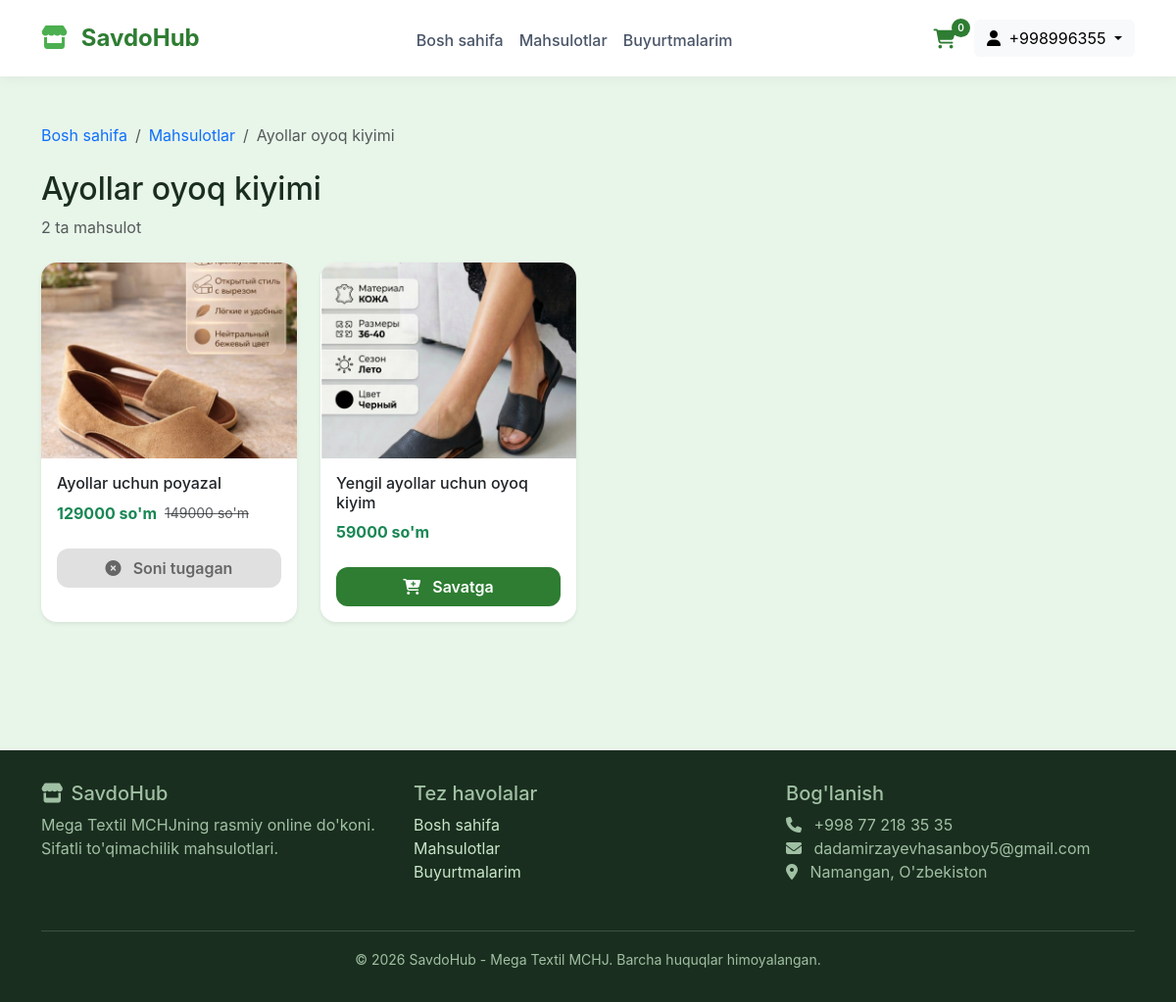
Page /category/ayollar-oyoq-kiyimi/ (signed in) on the committed database.
### accounts/models.py (models this page shows, shortened)
class User(AbstractBaseUser, PermissionsMixin):
    phone_number = models.CharField(max_length=15, unique=True)
    full_name = models.CharField(max_length=255, blank=True)
    is_active = models.BooleanField(default=False)
    is_staff = models.BooleanField(default=False)
    date_joined = models.DateTimeField(auto_now_add=True)
    objects = UserManager()
    USERNAME_FIELD = 'phone_number'
    REQUIRED_FIELDS = []

### shop/models.py (models this page shows, shortened)
class Category(models.Model):
    name = models.CharField(max_length=100, verbose_name="Kategoriya nomi")
    slug = models.SlugField(unique=True, verbose_name="URL manzil")
    image = models.ImageField(upload_to='categories/', blank=True, null=True, verbose_name="Rasm")
    order = models.IntegerField(default=0, verbose_name="Tartib")
    created_at = models.DateTimeField(auto_now_add=True, verbose_name="Yaratilgan vaqt")
    class Meta:
        verbose_name = "Kategoriya"
        verbose_name_plural = "Kategoriyalar"
        ordering = ['order', 'name']

class Product(models.Model):
    category = models.ForeignKey(Category, on_delete=models.CASCADE, related_name='products')
    name = models.CharField(max_length=200)
    slug = models.SlugField(unique=True)
    description = models.TextField()
    price = models.DecimalField(max_digits=10, decimal_places=2)
    old_price = models.DecimalField(max_digits=10, decimal_places=2, blank=True, null=True)
    image = models.ImageField(upload_to='products/')
    image2 = models.ImageField(upload_to='products/', blank=True, null=True)
    image3 = models.ImageField(upload_to='products/', blank=True, null=True)
    stock = models.IntegerField(default=0)
    is_available = models.BooleanField(default=True)
    is_featured = models.BooleanField(default=False)
    is_new = models.BooleanField(default=False)
    created_at = models.DateTimeField(auto_now_add=True)
    class Meta:
        verbose_name = "Mahsulot"
        verbose_name_plural = "Mahsulotlar"
        ordering = ['-created_at']
    def get_absolute_url(self):
        return reverse('shop:product_detail', args=[self.category.slug, self.slug])

### shop/views.py (the view)
# urls.py: path('category/<slug:category_slug>/', views.category_products_view, name='category_products'),
def category_products_view(request, category_slug):
    category = get_object_or_404(Category, slug=category_slug)
    products = Product.objects.filter(category=category, is_available=True)
    context = {
        'category': category,
        'products': products,
        'cart_total_items': get_cart_total_items(request),
    }
    return render(request, 'shop/category_products.html', context)

### shop/views.py (called while the page is built)
def get_cart_total_items(request):
    if request.user.is_authenticated:
        cart = Cart.objects.filter(user=request.user).first()
        return cart.total_items if cart else 0
    else:
        session_cart = get_or_create_session_cart(request)
        return session_cart.total_items

### shop/templates/shop/category_products.html (shortened to what this page needs)
{% extends 'shop/base.html' %}
{% block content %}
<div class="container">
    <nav aria-label="breadcrumb" class="mb-4">
        <ol class="breadcrumb">
            <li class="breadcrumb-item"><a href="{% url 'shop:index' %}" class="text-decoration-none">Bosh sahifa</a></li>
            <li class="breadcrumb-item"><a href="{% url 'shop:product_list' %}" class="text-decoration-none">Mahsulotlar</a></li>
            <li class="breadcrumb-item active">{{ category.name }}</li>
        </ol>
    </nav>
    <div class="mb-4">
        <h2 style="color: #1a2e1f;">{{ category.name }}</h2>
        <p class="text-muted">{{ products|length }} ta mahsulot</p>
    </div>
    {% if products %}
    <div class="row g-4">
        {% for product in products %}
        <div class="col-6 col-md-4 col-lg-3">
            <div class="card h-100 border-0 shadow-sm rounded-4 product-card">
                <a href="{{ product.get_absolute_url }}" class="text-decoration-none">
                    {% if product.image %}
                    <img src="{{ product.image.url }}" class="card-img-top rounded-top-4" alt="{{ product.name }}" style="height: 200px; object-fit: cover;">
                    {% else %}
                    <div class="bg-light rounded-top-4 d-flex align-items-center justify-content-center" style="height: 200px;">
                        <i class="fas fa-image fa-4x text-muted"></i>
                    </div>
                    {% endif %}
                    <div class="card-body">
                        <h6 class="card-title text-dark mb-2">{{ product.name|truncatechars:50 }}</h6>
                        <div class="d-flex align-items-center gap-2">
                            <span class="fw-bold text-success">{{ product.price|floatformat:0 }} so'm</span>
                            {% if product.old_price %}
                            <span class="text-muted text-decoration-line-through small">{{ product.old_price|floatformat:0 }} so'm</span>
                            {% endif %}
                        </div>
                    </div>
                </a>
                <div class="card-footer bg-transparent border-0 pb-3">
                    {% if product.stock > 0 %}
                    <button class="btn-primary-custom w-100" onclick="addToCart({{ product.id }})" style="padding: 0.5rem;">
                        <i class="fas fa-cart-plus me-2"></i> Savatga
                    </button>
                    {% else %}
                    <button class="btn-secondary-custom w-100" disabled>
                        <i class="fas fa-times-circle me-2"></i> Soni tugagan
                    </button>
                    {% endif %}
                </div>
            </div>
        </div>
        {% endfor %}
    </div>
    {% else %}
    <div class="text-center py-5">
        <i class="fas fa-box-open fa-4x text-muted mb-3"></i>
        <h4 class="text-muted">Bu kategoriyada mahsulot topilmadi</h4>
        <a href="{% url 'shop:product_list' %}" class="btn-primary-custom mt-3">Barcha mahsulotlar</a>
    </div>
    {% endif %}
</div>
{% endblock %}

### shop/templates/shop/base.html (shortened to what this page needs)
<!DOCTYPE html>
<html lang="uz">
<head>
    <link href="https://cdn.jsdelivr.net/npm/bootstrap@5.3.0/dist/css/bootstrap.min.css" rel="stylesheet">
    <link rel="stylesheet" href="https://cdnjs.cloudflare.com/ajax/libs/font-awesome/6.5.1/css/all.min.css">
</head>
<body>
<nav class="navbar navbar-expand-lg sticky-top">
    <div class="container">
        <a class="navbar-brand" href="{% url 'shop:index' %}">
            <i class="fas fa-store"></i> SavdoHub
        </a>
        <div class="collapse navbar-collapse" id="navbarNav">
            <ul class="navbar-nav mx-auto">
                <li class="nav-item">
                    <a class="nav-link {% if request.resolver_match.url_name == 'index' %}active{% endif %}" href="{% url 'shop:index' %}">Bosh sahifa</a>
                </li>
                <li class="nav-item">
                    <a class="nav-link {% if request.resolver_match.url_name == 'product_list' %}active{% endif %}" href="{% url 'shop:product_list' %}">Mahsulotlar</a>
                </li>
                {% if user.is_authenticated %}
                <li class="nav-item">
                    <a class="nav-link {% if request.resolver_match.url_name == 'my_orders' %}active{% endif %}" href="{% url 'shop:my_orders' %}">Buyurtmalarim</a>
                </li>
                {% endif %}
            </ul>
            <div class="d-flex gap-3 align-items-center">
                <a href="{% url 'shop:cart' %}" class="cart-badge position-relative">
                    <i class="fas fa-shopping-cart fa-lg" style="color: #2e7d32; margin-right: 3px;">
                    </i>
                    <span class="cart-count" id="cartCount">{{ cart_total_items|default:0 }}</span>
                </a>
                {% if user.is_authenticated %}
                    <div class="dropdown">
                        <button class="btn btn-light dropdown-toggle" type="button" data-bs-toggle="dropdown">
                            <i class="fas fa-user me-1"></i> {{ user.phone_number|slice:":10" }}
                        </button>
                    </div>
                {% else %}
                    <a href="{% url 'accounts:login' %}" class="btn-outline-custom" style="padding: 0.5rem 1rem;">Kirish</a>
                    <a href="{% url 'accounts:register' %}" class="btn-primary-custom" style="padding: 0.5rem 1rem;">Ro'yxatdan o'tish</a>
                {% endif %}
            </div>
        </div>
    </div>
</nav>
<div class="main-container">
    {% block content %}{% endblock %}
</div>
<footer class="footer">
    <div class="container">
        <div class="row">
            <div class="col-md-4 mb-3">
                <h5><i class="fas fa-store me-2"></i>SavdoHub</h5>
                <p>Mega Textil MCHJning rasmiy online do'koni. Sifatli to'qimachilik mahsulotlari.</p>
            </div>
            <div class="col-md-4 mb-3">
                <h5>Tez havolalar</h5>
                <ul class="list-unstyled">
                    <li><a href="{% url 'shop:index' %}">Bosh sahifa</a></li>
                    <li><a href="{% url 'shop:product_list' %}">Mahsulotlar</a></li>
                    {% if user.is_authenticated %}
                    <li><a href="{% url 'shop:my_orders' %}">Buyurtmalarim</a></li>
                    {% endif %}
                </ul>
            </div>
            <div class="col-md-4 mb-3">
                <h5>Bog'lanish</h5>
                <ul class="list-unstyled">
                    <li><i class="fas fa-phone me-2"></i> +998 77 218 35 35</li>
                    <li><i class="fas fa-envelope me-2"></i> dadamirzayevhasanboy5@gmail.com</li>
                    <li><i class="fas fa-map-marker-alt me-2"></i> Namangan, O'zbekiston</li>
                </ul>
            </div>
        </div>
        <hr class="bg-secondary">
        <div class="text-center">
            <small>&copy; 2026 SavdoHub - Mega Textil MCHJ. Barcha huquqlar himoyalangan.</small>
        </div>
    </div>
</footer>
</body>
</html>

### shop/templates/shop/base.html (style rules this page uses)
* { margin: 0; padding: 0; box-sizing: border-box; }
body { background: #e8f5e9; font-family: 'Inter', -apple-system, BlinkMacSystemFont, 'Segoe UI', Roboto, sans-serif; min-height: 100vh; }
.navbar { background: #ffffff; box-shadow: 0 2px 12px rgba(0, 0, 0, 0.05); padding: 1rem 0; }
.navbar-brand { font-size: 1.5rem; font-weight: 700; color: #2e7d32 !important; text-decoration: none !important; }
.navbar-brand i { color: #4caf50; margin-right: 8px; }
.nav-link { color: #4a5568 !important; font-weight: 500; transition: color 0.2s ease; position: relative; padding-bottom: 5px; text-decoration: none !important; }
.btn-primary-custom { background: #2e7d32; color: white; border: none; padding: 0.75rem 1.5rem; border-radius: 12px; font-weight: 600; transition: all 0.2s ease; text-decoration: none !important; display: inline-block; cursor: pointer; }
a { text-decoration: none; }
.product-card a { text-decoration: none; }
.cart-badge { position: relative; text-decoration: none !important; }
.cart-count { position: absolute; top: -8px; right: -12px; background: #2e7d32; color: white; font-size: 10px; font-weight: 600; padding: 2px 6px; border-radius: 20px; }
.main-container { min-height: calc(100vh - 160px); padding: 2rem 0; }
.footer { background: #1a2e1f; color: #a0c0a4; padding: 2rem 0; margin-top: 2rem; }
.footer a { color: #c8e6c9; text-decoration: none; }

### shop/templates/shop/category_products.html (style rules this page uses)
.product-card { transition: all 0.2s ease; }
.btn-secondary-custom { background: #e0e0e0; border: none; padding: 0.5rem; border-radius: 12px; font-weight: 600; color: #666; }

### rows in the picture
User: phone_number "+998996355"
Category: name "Ayollar oyoq kiyimi"
Product: image (picture), name "Ayollar uchun poyazal", price "129000", old_price "149000", stock 0 (drawn)
Product: image (picture), name "Yengil ayollar uchun oyoq kiyim", price "59000"

### other values in the picture
{{ cart_total_items|default:0 }} "0"
{{ products|length }} "2"
